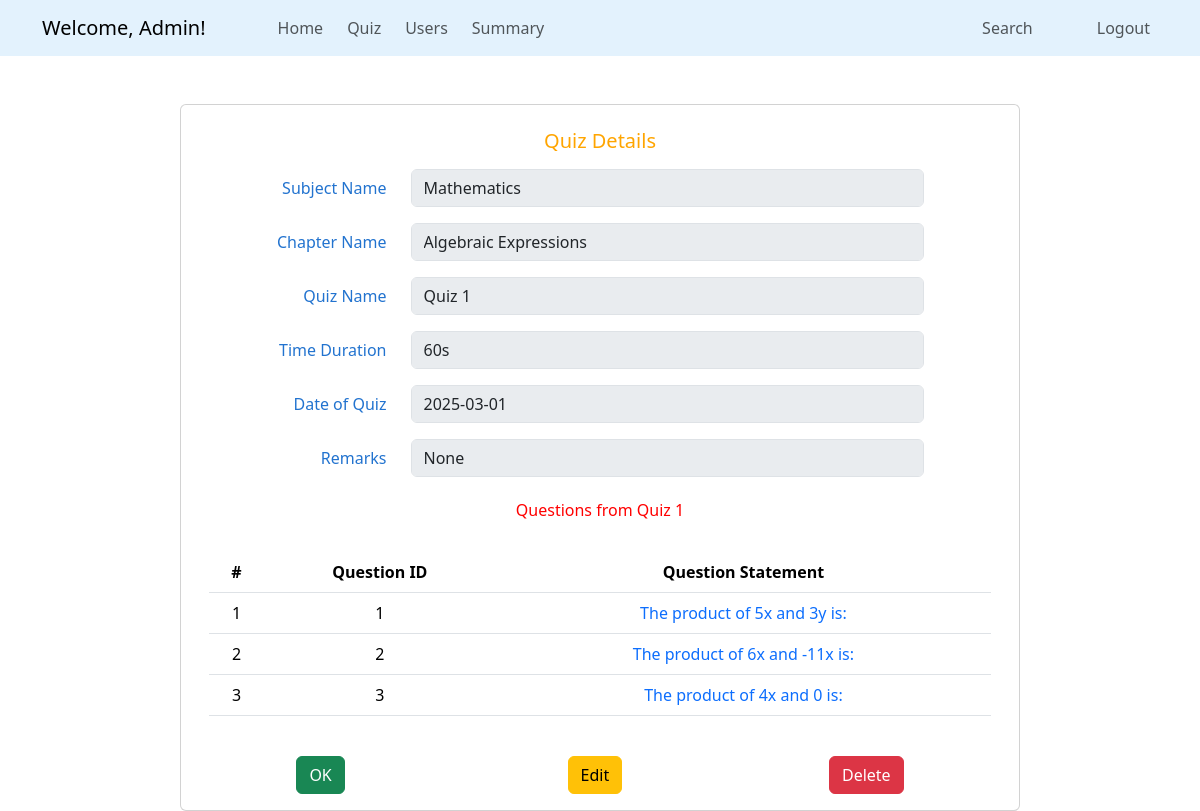
/admin/view_quiz/1 (signed in), run on the app's committed database.
### quizapp/models.py (models this page shows, shortened)
class Subject(db.Model):
    sid = db.Column(db.Integer, primary_key = True)
    description = db.Column(db.Text, nullable = False)
    sname = db.Column(db.String(60), nullable = False, unique = True)
    chapters = db.relationship('Chapter', backref = 'subject', lazy = True, cascade = 'all, delete')

class Chapter(db.Model):
    cid = db.Column(db.Integer, primary_key = True)
    cname = db.Column(db.String(60), nullable = False)
    description = db.Column(db.Text, nullable = False)
    subjectid = db.Column(db.Integer, db.ForeignKey('subject.sid'), nullable = False)
    quizzes = db.relationship('Quiz', backref = 'chapter', lazy = True, cascade = 'all, delete')

class Quiz(db.Model):
    quizid = db.Column(db.Integer, primary_key = True)
    qname = db.Column(db.String(60), nullable = False)
    dateofquiz = db.Column(db.DateTime, nullable = False)
    timeduration = db.Column(db.Integer, nullable = False)
    remarks = db.Column(db.String(30), nullable = True)
    chapterid = db.Column(db.Integer, db.ForeignKey('chapter.cid'), nullable = False) # (foreign key-chapter)
    question = db.relationship('Questions', backref = 'quiz', lazy = True, cascade = 'all, delete')
    scores = db.relationship('Scores', backref = 'quiz', lazy = True, cascade = 'all, delete')

class Questions(db.Model):
    qid = db.Column(db.Integer, primary_key = True)
    question_statement = db.Column(db.Text, nullable = False)
    option_a = db.Column(db.String(60), nullable = False)
    option_b = db.Column(db.String(60), nullable = False)
    option_c = db.Column(db.String(60), nullable = False)
    option_d = db.Column(db.String(60), nullable = False)
    correct_option = db.Column(db.Integer, nullable = False)
    quizid = db.Column(db.Integer, db.ForeignKey('quiz.quizid'), nullable = False)

### quizapp/routes.py (the view)
@app.route('/admin/view_quiz/<int:qid>', methods = ['GET', 'POST'])
def view_quiz(qid):
    if 'admin_id' in session:
        quiz = Quiz.query.get_or_404(qid)
        return render_template('admin/view_quiz.html', quiz = quiz)
    flash('Login to access the page', 'danger')
    return redirect(url_for('admin_login'))

### quizapp/templates/admin/view_quiz.html
{% extends "admin/base_dashboard.html" %}
{% block section %}
<div class="container card mt-5" style="max-width: 70%;">
    <form id="add-new" method="POST">
        <div class="card-body mt-2" style="color: #2273cf;">
            <div class="card-title text-center mb-3">
                <h5 style="color: orange;">Quiz Details</h5>
            </div>
            <div class="row mb-3">
                <label for="name" class="col-sm-3 col-form-label text-end">Subject Name</label>
                <div class="col-sm-8">
                    <input class="form-control" id="sname" name="sname" value="{{ quiz.chapter.subject.sname }}"
                        disabled>
                </div>
            </div>
            <div class="row mb-3">
                <label for="name" class="col-sm-3 col-form-label text-end">Chapter Name</label>
                <div class="col-sm-8">
                    <input class="form-control" id="cname" name="cname" value="{{ quiz.chapter.cname }}" disabled>
                </div>
            </div>
            <div class="row mb-3">
                <label for="name" class="col-sm-3 col-form-label text-end">Quiz Name</label>
                <div class="col-sm-8">
                    <input class="form-control" id="qname" name="qname" value="{{ quiz.qname }}" disabled>
                </div>
            </div>
            <div class="row mb-3">
                <label for="tduration" class="col-sm-3 col-form-label text-end">Time Duration</label>
                <div class="col-sm-8">
                    <input class="form-control" id="timeduration" name="tduration" value="{{ quiz.timeduration }}s"
                        disabled>
                </div>
            </div>
            <div class="row mb-3">
                <label for="qdate" class="col-sm-3 col-form-label text-end">Date of Quiz</label>
                <div class="col-sm-8">
                    <input class="form-control" id="qdate" name="qdate" value="{{ quiz.dateofquiz.strftime('%Y-%m-%d') }}"
                        disabled>
                </div>
            </div>
            <div class="row mb-3">
                <label for="remarks" class="col-sm-3 col-form-label text-end">Remarks</label>
                <div class="col-sm-8">
                    <input class="form-control" id="remarks" name="remarks" value="{{ quiz.remarks }}" disabled>
                </div>
            </div>
            <div class="row text-center mt-4" style="color: red;">
                <h6>Questions from {{ quiz.qname }}</h6>
            </div>
            <table class="table text-center mt-4">
                <thead>
                    <tr>
                        <th>#</th>
                        <th>Question ID</th>
                        <th>Question Statement</th>
                    </tr>
                </thead>
                <tbody>
                    {% for question in quiz.question%}
                    <tr>
                        <td>{{ loop.index }}</td>
                        <td>{{ question.qid }}</td>
                        <td><a href="{{ url_for('view_question', qid = question.qid)}}" class="text-decoration-none">
                                {{ question.question_statement }}
                            </a>
                        </td>
                    </tr>
                    {% endfor %}
                </tbody>
            </table>
        </div>
    </form>
    <div class="d-flex justify-content-around mt-2 mb-3">
        <a href="{{ url_for('manage_quizzes') }}" class="btn btn-success me-3">OK</a>
        <a href="{{ url_for('edit_quiz', qid = quiz.quizid)}}" class="btn btn-warning">Edit</a>
        <form action="{{ url_for('delete_quiz', qid = quiz.quizid) }}" method="POST" class="d-inline">
            <button type="submit" class="btn btn-danger" onclick="return confirm('Are you sure, to delete this Quiz?')">
                Delete
            </button>
        </form>
    </div>
</div>
{% endblock %}

### data on the page
Subject: sname "Mathematics"
Chapter: cname "Algebraic Expressions"
Quiz: qname "Quiz 1", tduration "60s", qdate "2025-03-01", remarks "None"
Questions: qid "1", question_statement "The product of 5x and 3y is:"
Questions: qid "2", question_statement "The product of 6x and -11x is:"
Questions: qid "3", question_statement "The product of 4x and 0 is:"

### other printed values
{{ session.get('admin_name') }} "Admin"
